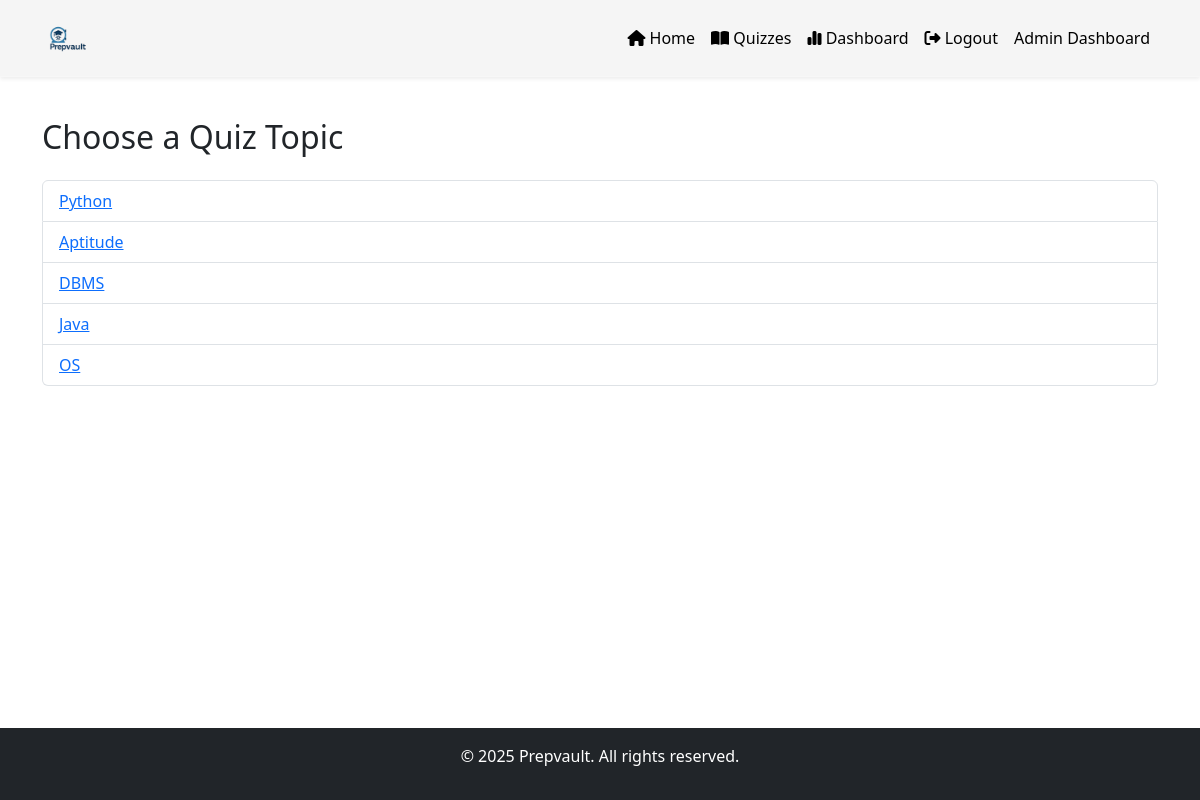
Screenshot of /quizzes/ (signed in) with the database file from the repository.
### main/models.py (models this page shows, shortened)
class QuizTopic(models.Model):
    name = models.CharField(max_length=100)

### main/views.py (the view)
# urls.py: path('quizzes/', views.quiz_list, name='quiz_list'),
@login_required
def quiz_list(request):
    topics = QuizTopic.objects.all()
    return render(request, 'main/quiz_list.html', {'topics': topics})

### main/templates/main/quiz_list.html
{% extends 'main/base.html' %}
{% block content %}
  <div class="container mt-5">
    <h2>Choose a Quiz Topic</h2>
    <ul class="list-group mt-4">
      {% for topic in topics %}
        <li class="list-group-item">
          <a href="{% url 'quiz_questions' topic.id %}">{{ topic.name }}</a>
        </li>
      {% endfor %}
    </ul>
  </div>
</body>
{% endblock %}

### main/templates/main/base.html (style rules this page uses)
html, body { height: 100%; margin: 0; }
body { display: flex; flex-direction: column; min-height: 100vh; padding-top: 70px; }
a { color: #0d6efd; font-size: 16px; }

### rows the page displays
QuizTopic: name "Python"
QuizTopic: name "Aptitude"
QuizTopic: name "DBMS"
QuizTopic: name "Java"
QuizTopic: name "OS"
